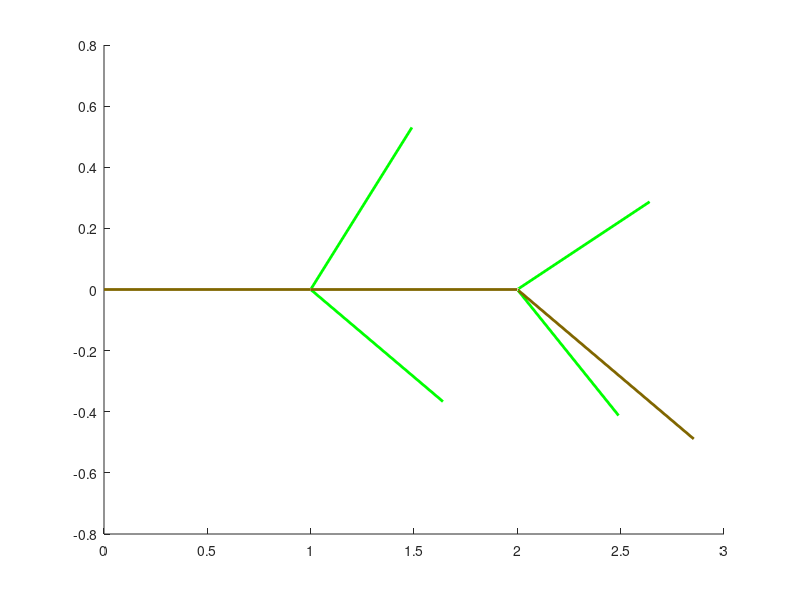

The MATLAB source for this figure: (Note: this script raises an error after producing the figure.)

%
%L-system
%2D

clear all

%starting seed
axiom = 'F';

%number of repititions
nReps = 4;

%Rules--
rule(1).before = 'F';
rule(1).after = 'F[-&\G][\++&G]||F[--&/G][+&G]'; %'FF-[-F+F+F]-[^\F-F-F&/]';

rule(2).before = 'G';
rule(2).after = 'F[+S][-G]^^F^^[+G][-G]FG' ;%     'G'                   ;

rule(3).before = 'S';
rule(3).after = '[+G][-S][+G][-S]' ;

nRules = length(rule);

%angle: 
%    *  "+": Turn left by angle Delta, Using rotation matrix R_U(Delta).
 %   * "-" : Turn right by angle Delta, Using rotation matrix R_U(-Delta).
 %   * "&" : Pitch down by angle Delta, Using rotation matrix R_L(Delta).
  %  * "^" : Pitch up by angle Delta, Using rotation matrix R_L(-Delta).
  %  * "\" : Roll left by angle Delta, Using rotation matrix R_H(Delta).
 %   * "/" : Roll right by angle Delta, Using rotation matrix R_H(-Delta).
 %   * " | " : Turn around, Using rotation matrix R_H(180).
 
a = 22.5; %degrees 22.5

%Init the turtle
xT = 0;
yT = 0;
zT = 0;
hT = [1 0 0];
lT = [0 1 0];
uT = [0 0 1];

a = deg2rad(a) ; %convert to radians

%turn left-right matrix
Rup = [    cos(a) sin(a) 0;...
           -sin(a) cos(a) 0; ...
           0       0      1];
       
Rum = [    cos(-a) sin(-a) 0;...
           -sin(-a) cos(-a) 0; ...
            0       0      1];
       
 %pitch up-down
 Rlp = [ cos(a) 0  -sin(a) ;...
           0          1     0; ...
         sin(a)    0   cos(a)];
 
 Rlm = [    cos(-a) 0  -sin(-a) ;...
        0          1     0; ...
         sin(-a)    0   cos(-a)];
 
%roll left/right 
Rhp = [  1     0     0; ...   
        0 cos(a) -sin(a) ;...
        0 sin(a)  cos(a) ] ;

Rhm = [  1     0     0; ...   
        0 cos(-a) -sin(-a) ;...
        0 sin(-a)  cos(-a) ] ;

%back up
Rbk = [    cos(pi) sin(pi) 0;...
           -sin(pi) cos(pi) 0; ...
           0       0      1];
 
%length of the line segments corresponding to the symbols F and G
lenF = 1;
lenG = .75;

%make the string
for i=1:nReps
    
    %one character/cell, with indexes the same as original axiom string
    axiomINcells = cellstr(axiom'); 
    
    for j=1:nRules
        %the indexes of each 'before' string
        hit = strfind(axiom, rule(j).before);
        if (length(hit)>=1)
            for k=hit
                axiomINcells{k} = rule(j).after;
            end
        end
    end
    %now convert individual cells back to a string
    axiom=[];
    for j=1:length(axiomINcells)
        axiom = [axiom, axiomINcells{j}];
    end
end

% Now draw the string as turtle graphics
%Upper case (e.g. F or G) causes a line to be drawn in the current direction of the turtle
%Lower case causes a move with no draw
%angle +operator means turn left; -operator means turn right


%init the turtle stack
stkPtr = 1;

%set(gca,'xlim', [-5 5], 'ylim', [-5 5]);
figure(1)
clf
hold on

%init a sphere list
res=1/2;
[x,y,z]=meshgrid(-1-res:res:1+res, ...
    -1-res:res:1+res, -1-res:res:1+res);
w=sqrt(x.^2+y.^2+z.^2);
sphere=isosurface(x,y,z,w,1);
sc = 4;
sphere.vertices = [sphere.vertices(:,1)*.2,  ...
        sphere.vertices(:,2)*sc, ...
        sphere.vertices(:,3)*sc];
sphere.facecolor=[.5 .5 0];
allSpheres =[sphere];


%vertex counter
vNF = 1; 
vNG = 1;
for i=1:length(axiom)
    cmdT = axiom(i);
    switch cmdT
    case 'F'
        newxT = xT + lenF*hT(1);
        newyT = yT + lenF*hT(2);
        newzT = yT + lenF*hT(3);
        line([xT newxT],[yT newyT],[zT newzT], 'color',[.5 .4 0], 'linewidth',2);
        vertsF{vNF} = [xT yT zT ; newxT newyT newzT];
        vNF = vNF +1;
        xT = newxT;
        yT = newyT;
        zT = newzT;
        
    case 'G'
        newxT = xT + lenG*hT(1);
        newyT = yT + lenG*hT(2);
        newzT = yT + lenG*hT(3);
        line([xT newxT],[yT newyT],[zT newzT], 'color',[0 1 0], 'linewidth',2);
        vertsG{vNG} = [xT yT zT ; newxT newyT newzT];
        vNG = vNG +1;
        xT = newxT;
        yT = newyT;
        zT = newzT;
        
    case 'S'
        
        res=1/2;
        [x,y,z]=meshgrid(-1-res:res:1+res, ...
            -1-res:res:1+res, -1-res:res:1+res);
        w=sqrt(x.^2+y.^2+z.^2);
        sphere=isosurface(x,y,z,w,1);
        sc = .3;
        sphere.vertices = [sphere.vertices(:,1)*sc+xT,  ...
                sphere.vertices(:,2)*sc+yT, ...
                sphere.vertices(:,3)*sc+zT];
        sphere.facecolor = [1 0 0];
        sphere.facelighting = 'gouraud';
        allSpheres = combine(allSpheres,sphere);
        renderpatch(sphere);

        
    case '+'
        hT = hT * Rup;
        lT = lT * Rup;
        uT = uT * Rup;
    case '-'
        hT = hT * Rum;
        lT = lT * Rum;
        uT = uT * Rum;
        
    case '&'
        hT = hT * Rlp;
        lT = lT * Rlp;
        uT = uT * Rlp;
    case '^'
        hT = hT * Rlm;
        lT = lT * Rlm;
        uT = uT * Rlm;
        
    case '\'
        hT = hT * Rhp;
        lT = lT * Rhp;
        uT = uT * Rhp;
    case '/'
        hT = hT * Rhm;
        lT = lT * Rhm;
        uT = uT * Rhm;
        
    case '|'
        hT = hT * Rbk;
        lT = lT * Rbk;
        uT = uT * Rbk;

    case '[' %push the stack
        stack(stkPtr).xT = xT ;
        stack(stkPtr).yT = yT ;
        stack(stkPtr).zT = zT ;
        stack(stkPtr).hT = hT ;
        stack(stkPtr).lT = lT ;
        stack(stkPtr).uT = uT ;
        stkPtr = stkPtr +1 ;
    case ']' %pop the stack
        stkPtr = stkPtr -1 ;
        xT = stack(stkPtr).xT ;
        yT = stack(stkPtr).yT ;
        zT = stack(stkPtr).zT ;
        hT = stack(stkPtr).hT ;
        lT = stack(stkPtr).lT ;
        uT = stack(stkPtr).uT ;
    otherwise
        disp('error')
        return
    end
    %drawnow
end
daspect([1 1 1])
view(-70,70)
box on
rotate3d on

figure(2)
clf
daspect([1 1 1])
Nsides=8;
hsF=streamtube(vertsF,.3,[1,Nsides]);
set(hsF,'cdata',cat(3,.7*ones(2,Nsides+1), .7*ones(2,Nsides+1),zeros(2,Nsides+1)))

hsG=streamtube(vertsG,.2,[1,Nsides]);
set(hsG,'cdata',cat(3,zeros(2,Nsides+1), ones(2,Nsides+1),zeros(2,Nsides+1)))
shading interp;

renderpatch(allSpheres);

axis tight

view(-90,85);
camlight; lighting gouraud
%box on
rotate3d on



